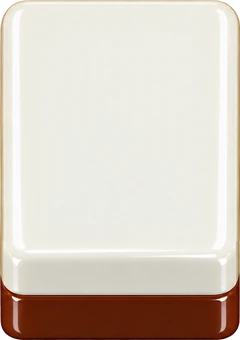
#> input picture assets/tiles3d/faceV.webp, 240 x 340 px; its folder holds 4 pictures in this run
$ python build-tile-sets.py
#> lines starting #> are read from the running program, lines starting #| are printed output that depends on the picture
#!/usr/bin/env python3
"""兩套立體牌身（豬肝紅、金黃）—— 2026-10-26
使用者：「另外三家的手牌……應該是立起來的」「整套牌一起畫，除了現在的豬肝紅，再另外畫一組金黃色」「我看過再進遊戲」。

  豬肝紅：躺著的 4 種沿用 assets/tiles3d（v1.95 定稿）；立著的 2 種是 Codex 新畫的
          （devtools/立體牌/sprites/原圖/v2/stand-maroon-1.png，用定稿的 4 張當參考圖鎖材質）
  金黃  ：豬肝紅那一套的紅色部分轉成金黃（形狀、厚度、光影完全一樣，只換顏色）

輸出 devtools/立體牌/sprites/v2/{maroon,gold}/{faceV,faceH,backV,backH,standV,standH,standHR}.{png,webp}
  standV  立著、牌背朝我們（對家的手牌）
  standH  立著、側面朝我們、跟躺著的橫牌一樣寬（左家的手牌）　standHR  同上左右翻過來（右家）
執行： python3 tools/build-tile-sets.py
"""
import os
import numpy as np
from PIL import Image

ROOT = os.path.join(os.path.dirname(os.path.abspath(__file__)), '..')
SRC = os.path.join(ROOT, 'devtools/立體牌/sprites/原圖/v2/stand-maroon-1.png')
OUT = os.path.join(ROOT, 'devtools/立體牌/sprites/v2')
W = 240                       # 直的牌寬（＝牌寬 26 mm），跟 assets/tiles3d 一樣


# [12 lines left out: functions crop_blob, clean, not called in this run]


def standing():
    im = Image.open(SRC).convert('RGBA')
    a = np.array(im)
    opaque = (a[..., 3] > 128).any(0)
    cols = np.where(opaque)[0]
    gap = [i for i in range(1, len(cols)) if cols[i] - cols[i - 1] > 5][0]
    blobs = [(cols[0], cols[gap - 1]), (cols[gap], cols[-1])]
    out = {}
    (r0, r1, c0, c1) = crop_blob(a, *blobs[0])
    back = clean(im.crop((c0, r0, c1 + 1, r1 + 1)))
    k = W / back.width
    out['standV'] = back.resize((W, round(back.height * k)), Image.LANCZOS)
    (r0, r1, c0, c1) = crop_blob(a, *blobs[1])
    side = clean(im.crop((c0, r0, c1 + 1, r1 + 1)))
    # 左右兩家：側立（看到側面，象牙白、豬肝紅各半）。高度跟背對那張同一個比例；
    # 橫向整塊拉到跟躺著的橫牌一樣寬（240）—— 2026-10-26 使用者：「codex 畫的直立牌寬度太窄小，這樣的視角不對，
    # 不論蓋牌或是直立都該一樣寬」（Codex 畫的只有 185）。整塊平順拉伸，不逐行
    out['standH'] = side.resize((W, round(side.height * k)), Image.LANCZOS)
    return out


# [39 lines left out: functions sides, fit_to, to_gold, not called in this run]


def main():
    sets = {}
    maroon = {n: Image.open(os.path.join(ROOT, 'assets/tiles3d/%s.webp' % n)).convert('RGBA')
              for n in ['faceV', 'faceH', 'backV', 'backH']}
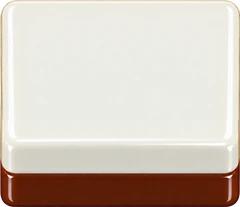
#> input picture assets/tiles3d/faceH.webp, 240 x 207 px
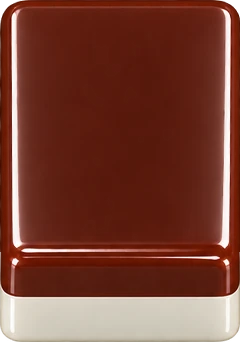
#> input picture assets/tiles3d/backV.webp, 240 x 342 px
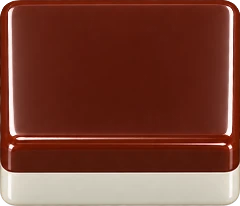
#> input picture assets/tiles3d/backH.webp, 240 x 206 px
    maroon.update(standing())
    maroon.update(sides(maroon['standH']))
    sets['maroon'] = maroon
    # 金黃：Codex 照豬肝紅那張改畫成金屬金（原圖/v2/gold-<種>.png），裁成跟豬肝紅一樣大；沒有的才退回轉色
    gold = {}
    for n in ['faceV', 'faceH', 'backV', 'backH', 'standV', 'standH']:
        g = os.path.join(ROOT, 'devtools/立體牌/sprites/原圖/v2/gold-%s.png' % n)
        gold[n] = fit_to(Image.open(g).convert('RGBA'), maroon[n]) if os.path.exists(g) else to_gold(maroon[n])
    gold.update(sides(gold['standH']))
    sets['gold'] = gold
    for name, imgs in sets.items():
        d = os.path.join(OUT, name)
        os.makedirs(d, exist_ok=True)
        for n, im in imgs.items():
            im.save(os.path.join(d, n + '.png'))
            im.save(os.path.join(d, n + '.webp'), quality=90, method=6)   # 遊戲的 MJTiles.setBodies 讀 .webp
            print(name, n, im.size)


if __name__ == '__main__':
#> (the run stopped early here; a loop or call above may not have finished)
